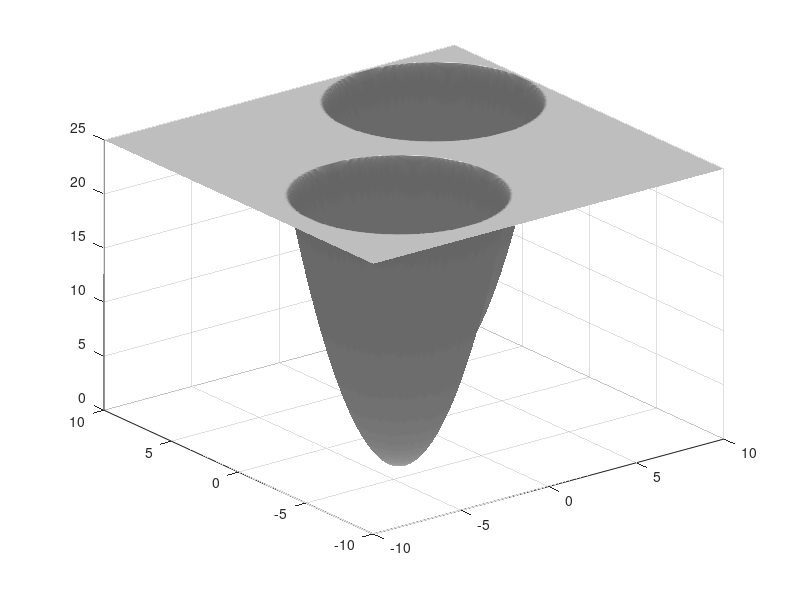

This figure's MATLAB source: (Note: this script raises an error after producing the figure.)
clear all
close all
[x,y] = meshgrid(-10:0.1:10);
z=(x.^2+y.^2);
z1=25*ones(201,201);

[x1 y1]=size(z);
for(i=1:x1)
    for(j=1:y1)
        if(z(i,j)>25)
            z(i,j)=25;
        end
    end
end
p1=15; p2=100;
z1(p1:p1+98,p1:p1+98)=z(52:150,52:150);
z1(p2:p2+98,p2:p2+98)=z(52:150,52:150);


for(i=1:x1)
    for(j=1:y1)
        if(z(i,j)>24)&& (z(i,j)<25)
            z(i,j)=25.5;
        end
    end
end

S = [0,90]
surfl(x,y,z1,S);
shading interp %faceted % flat %interp
colormap(gray);

stop

h=10;
ax=10
ay=10

%axis([-ax  ax  -ay  ay  -h  h])
    stop

%z = -0.5*abs(peaks(x,y));
%z=-1*abs(sin(x).*sin(y));
%z=4*(sin(x).*sin(y));


    



[x1 y1]=size(z);
for(i=1:x1)
    for(j=1:y1)
        if(z(i,j)>-0.0001)
            z(i,j)=0.1;
        end
    end
end
nn=1
    figure(nn)    
    nn=nn+1;
    S = [0,45]
    surfl(x,y,z,S);
    shading interp %faceted % flat %interp
    colormap(gray);
    h=4.5;
    ax=4.5
    ay=4.5

    axis([-ax  ax  -ay  ay  -h  h])
    t=[1 0 0 -0.5;0 1 0 -0.5; 0 0 -1 10; 0 0 0  1]
    view(t)
    stop
    
for(n=2:-0.2:0.002)
    figure(nn)    
    nn=nn+1;
    S = [0,45]
  %  lighting flat %none
    surfl(x,y,z,S);
    shading interp %faceted % flat %interp
    colormap(gray);
    h=n;
    ax=4.5
    ay=4.5

    axis([-ax  ax  -ay  ay  -h  h])
    
    t=[1 0 0 -0.5;0 1 0 -0.5; 0 0 -1 10; 0 0 0  1]
    view(t)
    
  %  contour(z)
 
end
    

